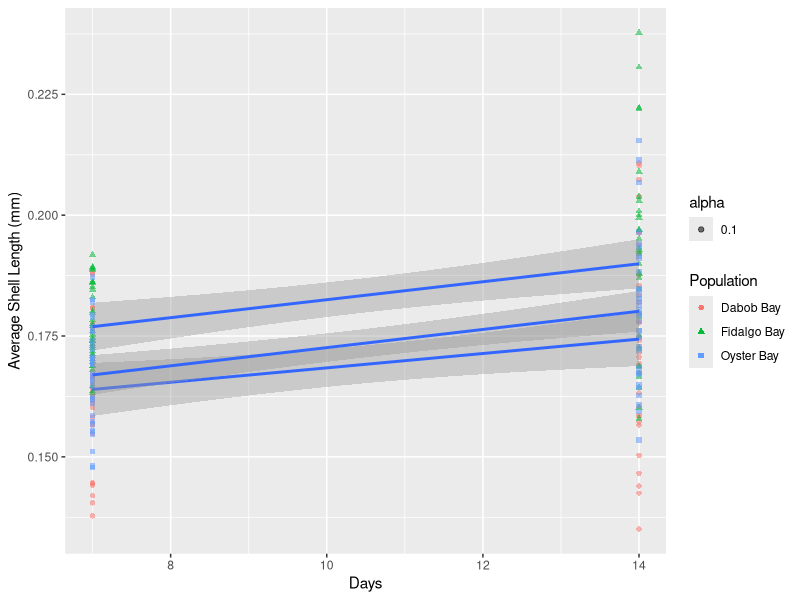

This figure's R source:
## ---- chunk 1
library(dplyr)
library(ggplot2)
## ---- chunk 2

PS_larvae <- read.csv("../raw_data/Copy of PS_Larvae.csv")
oyster_tile_size <- read.csv("../raw_data/Copy of Oyster Tile Size Data.csv")
larval_counts <- read.csv("../raw_data/Copy of Larval counts - Day 1-By Family.csv")
## ---- chunk 3

popul_days <- group_by(PS_larvae, Population, Date)
#averge length for each population
avg_l_popul <- mutate(popul_days, mean(Average_Length), na.rm = TRUE)
#scatterplot of days vs length for each population with a line of best fit for each population
daysvslength <- ggplot(data = popul_days, mapping = aes(x = Days.after.start, y = Average_Length, group = Population)) +
  geom_point(aes(shape = Population, color = Population, alpha = 0.1)) +
  geom_smooth(method = "lm") +
  labs(x = "Days", y = "Average Shell Length (mm)")
print(daysvslength)
